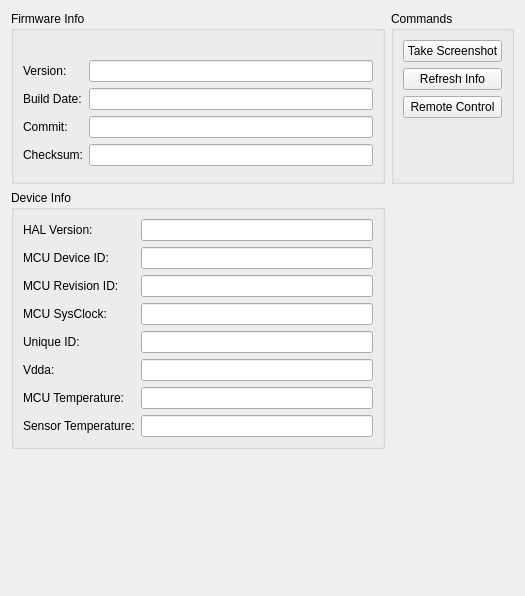
<?xml version="1.0" encoding="UTF-8"?>
<ui version="4.0">
 <class>DiagnosticsTab</class>
 <widget class="QWidget" name="DiagnosticsTab">
  <property name="geometry">
   <rect>
    <x>0</x>
    <y>0</y>
    <width>525</width>
    <height>596</height>
   </rect>
  </property>
  <property name="windowTitle">
   <string>Form</string>
  </property>
  <layout class="QGridLayout" name="gridLayout" columnstretch="1,0">
   <item row="1" column="0">
    <widget class="QGroupBox" name="deviceGroupBox">
     <property name="title">
      <string>Device Info</string>
     </property>
     <layout class="QFormLayout" name="formLayout_2">
      <item row="0" column="0">
       <widget class="QLabel" name="halVersionLabel">
        <property name="text">
         <string>HAL Version:</string>
        </property>
       </widget>
      </item>
      <item row="1" column="0">
       <widget class="QLabel" name="mcuDevIdLabel">
        <property name="text">
         <string>MCU Device ID:</string>
        </property>
       </widget>
      </item>
      <item row="2" column="0">
       <widget class="QLabel" name="mcuRevIdLabel">
        <property name="text">
         <string>MCU Revision ID:</string>
        </property>
       </widget>
      </item>
      <item row="3" column="0">
       <widget class="QLabel" name="mcuSysClockLabel">
        <property name="text">
         <string>MCU SysClock:</string>
        </property>
       </widget>
      </item>
      <item row="4" column="0">
       <widget class="QLabel" name="uniqueIdLabel">
        <property name="text">
         <string>Unique ID:</string>
        </property>
       </widget>
      </item>
      <item row="5" column="0">
       <widget class="QLabel" name="mcuVddaLabel">
        <property name="text">
         <string>Vdda:</string>
        </property>
       </widget>
      </item>
      <item row="6" column="0">
       <widget class="QLabel" name="mcuTempLabel">
        <property name="text">
         <string>MCU Temperature:</string>
        </property>
       </widget>
      </item>
      <item row="7" column="0">
       <widget class="QLabel" name="sensorTempLabel">
        <property name="text">
         <string>Sensor Temperature:</string>
        </property>
       </widget>
      </item>
      <item row="0" column="1">
       <widget class="QLineEdit" name="halVersionLineEdit">
        <property name="text">
         <string notr="true"/>
        </property>
        <property name="readOnly">
         <bool>true</bool>
        </property>
       </widget>
      </item>
      <item row="1" column="1">
       <widget class="QLineEdit" name="mcuDevIdLineEdit">
        <property name="text">
         <string notr="true"/>
        </property>
        <property name="readOnly">
         <bool>true</bool>
        </property>
       </widget>
      </item>
      <item row="2" column="1">
       <widget class="QLineEdit" name="mcuRevIdLineEdit">
        <property name="text">
         <string notr="true"/>
        </property>
        <property name="readOnly">
         <bool>true</bool>
        </property>
       </widget>
      </item>
      <item row="3" column="1">
       <widget class="QLineEdit" name="mcuSysClockLineEdit">
        <property name="text">
         <string notr="true"/>
        </property>
        <property name="readOnly">
         <bool>true</bool>
        </property>
       </widget>
      </item>
      <item row="4" column="1">
       <widget class="QLineEdit" name="uniqueIdLineEdit">
        <property name="text">
         <string notr="true"/>
        </property>
        <property name="readOnly">
         <bool>true</bool>
        </property>
       </widget>
      </item>
      <item row="5" column="1">
       <widget class="QLineEdit" name="mcuVddaLineEdit">
        <property name="text">
         <string notr="true"/>
        </property>
        <property name="readOnly">
         <bool>true</bool>
        </property>
       </widget>
      </item>
      <item row="6" column="1">
       <widget class="QLineEdit" name="mcuTempLineEdit">
        <property name="text">
         <string notr="true"/>
        </property>
        <property name="readOnly">
         <bool>true</bool>
        </property>
       </widget>
      </item>
      <item row="7" column="1">
       <widget class="QLineEdit" name="sensorTempLineEdit">
        <property name="text">
         <string notr="true"/>
        </property>
        <property name="readOnly">
         <bool>true</bool>
        </property>
       </widget>
      </item>
     </layout>
    </widget>
   </item>
   <item row="0" column="1">
    <widget class="QGroupBox" name="commandGroupBox">
     <property name="title">
      <string>Commands</string>
     </property>
     <layout class="QVBoxLayout" name="verticalLayout_9">
      <item>
       <widget class="QPushButton" name="screenshotButton">
        <property name="text">
         <string>Take Screenshot</string>
        </property>
       </widget>
      </item>
      <item>
       <widget class="QPushButton" name="refreshSensorsPushButton">
        <property name="text">
         <string>Refresh Info</string>
        </property>
       </widget>
      </item>
      <item>
       <widget class="QPushButton" name="remotePushButton">
        <property name="text">
         <string>Remote Control</string>
        </property>
       </widget>
      </item>
      <item>
       <spacer name="verticalSpacer_3">
        <property name="orientation">
         <enum>Qt::Orientation::Vertical</enum>
        </property>
        <property name="sizeHint" stdset="0">
         <size>
          <width>20</width>
          <height>40</height>
         </size>
        </property>
       </spacer>
      </item>
     </layout>
    </widget>
   </item>
   <item row="0" column="0">
    <widget class="QGroupBox" name="firmwareGroupBox">
     <property name="enabled">
      <bool>true</bool>
     </property>
     <property name="title">
      <string>Firmware Info</string>
     </property>
     <layout class="QFormLayout" name="formLayout">
      <item row="1" column="0">
       <widget class="QLabel" name="versionLabel">
        <property name="text">
         <string>Version:</string>
        </property>
       </widget>
      </item>
      <item row="1" column="1">
       <widget class="QLineEdit" name="versionLineEdit">
        <property name="text">
         <string notr="true"/>
        </property>
        <property name="frame">
         <bool>true</bool>
        </property>
        <property name="readOnly">
         <bool>true</bool>
        </property>
       </widget>
      </item>
      <item row="2" column="0">
       <widget class="QLabel" name="buildDateLabel">
        <property name="text">
         <string>Build Date:</string>
        </property>
       </widget>
      </item>
      <item row="2" column="1">
       <widget class="QLineEdit" name="buildDateLineEdit">
        <property name="text">
         <string notr="true"/>
        </property>
        <property name="readOnly">
         <bool>true</bool>
        </property>
       </widget>
      </item>
      <item row="3" column="0">
       <widget class="QLabel" name="buildCommitLabel">
        <property name="text">
         <string>Commit:</string>
        </property>
       </widget>
      </item>
      <item row="3" column="1">
       <widget class="QLineEdit" name="buildCommitLineEdit">
        <property name="text">
         <string notr="true"/>
        </property>
        <property name="readOnly">
         <bool>true</bool>
        </property>
       </widget>
      </item>
      <item row="4" column="0">
       <widget class="QLabel" name="buildChecksumLabel">
        <property name="text">
         <string>Checksum:</string>
        </property>
       </widget>
      </item>
      <item row="4" column="1">
       <widget class="QLineEdit" name="buildChecksumLineEdit">
        <property name="text">
         <string notr="true"/>
        </property>
        <property name="readOnly">
         <bool>true</bool>
        </property>
       </widget>
      </item>
      <item row="5" column="0">
       <spacer name="verticalSpacer_2">
        <property name="orientation">
         <enum>Qt::Orientation::Vertical</enum>
        </property>
        <property name="sizeHint" stdset="0">
         <size>
          <width>20</width>
          <height>0</height>
         </size>
        </property>
       </spacer>
      </item>
      <item row="0" column="0" colspan="2">
       <widget class="QLabel" name="nameLabel">
        <property name="text">
         <string notr="true">&lt;Device Name&gt;</string>
        </property>
       </widget>
      </item>
     </layout>
    </widget>
   </item>
   <item row="2" column="0">
    <spacer name="verticalSpacer">
     <property name="orientation">
      <enum>Qt::Orientation::Vertical</enum>
     </property>
     <property name="sizeHint" stdset="0">
      <size>
       <width>20</width>
       <height>40</height>
      </size>
     </property>
    </spacer>
   </item>
  </layout>
 </widget>
 <tabstops>
  <tabstop>versionLineEdit</tabstop>
  <tabstop>buildDateLineEdit</tabstop>
  <tabstop>buildCommitLineEdit</tabstop>
  <tabstop>buildChecksumLineEdit</tabstop>
  <tabstop>halVersionLineEdit</tabstop>
  <tabstop>mcuDevIdLineEdit</tabstop>
  <tabstop>mcuRevIdLineEdit</tabstop>
  <tabstop>mcuSysClockLineEdit</tabstop>
  <tabstop>uniqueIdLineEdit</tabstop>
  <tabstop>mcuVddaLineEdit</tabstop>
  <tabstop>mcuTempLineEdit</tabstop>
  <tabstop>sensorTempLineEdit</tabstop>
  <tabstop>screenshotButton</tabstop>
  <tabstop>refreshSensorsPushButton</tabstop>
  <tabstop>remotePushButton</tabstop>
 </tabstops>
 <resources/>
 <connections/>
</ui>
